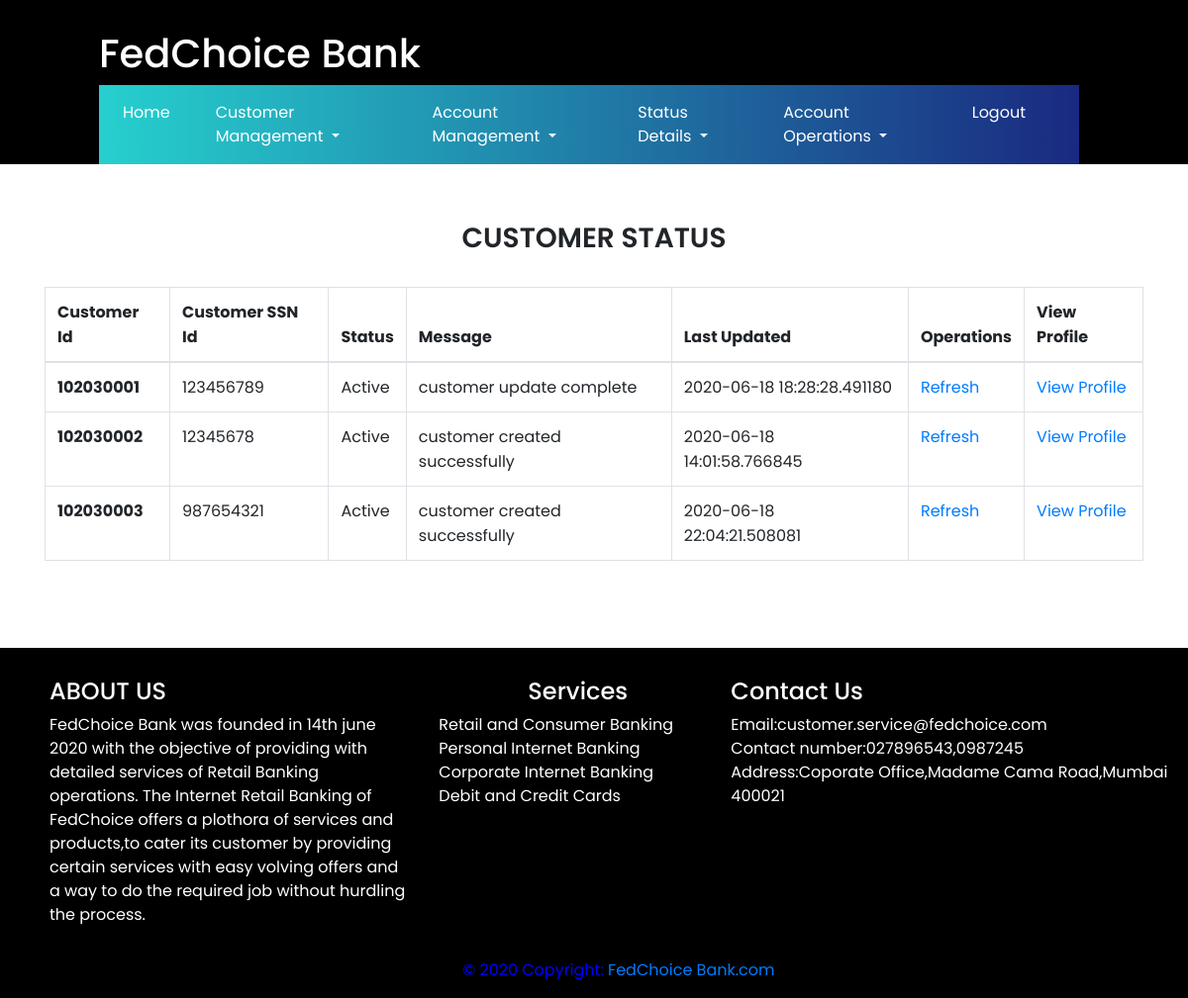
Page /customer_status (signed in) on the committed database.
### app/models.py (models this page shows)
class CustomerStatus(db.Model):
    cust_id = db.Column(db.Integer, db.ForeignKey('customer.cust_id'), primary_key=True)
    ssn_id = db.Column(db.Integer, unique=True, nullable=False)
    status = db.Column(db.String(128))
    message = db.Column(db.String(128))
    customer = db.relationship('Customer', lazy='select', backref=db.backref('customer_status', lazy='joined', uselist=False))
    last_updated = db.Column(db.DateTime, default=datetime.now, onupdate=datetime.now)

### app/routes.py (the view)
@main.route('/customer_status')
@exec_login_required
def customer_status():
    rows = CustomerStatus.query.all()
    return render_template("customer_status.html", rows=rows)

### app/routes.py (called while the page is built)
def exec_login_required(func):
    @wraps(func)
    def wrapper(*args, **kwargs):
        if 'user' in session:
            user = session['user']
            if user['emp_type'] == 'executive':
                return func(*args, **kwargs)
            else:
                flash("Executive Login Required", 'error')
                return redirect(url_for('main.login'))
        else:
            flash("Login Required", 'error')
            return redirect(url_for('main.login', next=request.path))
    return wrapper

### app/templates/customer_status.html (shortened to what this page needs)
{% extends 'base.html' %}
{% block content %}
    <section id="form">
	    <div class="container py-4">
		    <div class="form-sub py-4" style="width: 100%;margin: 0 auto;margin-top:10px;">
				<h3 class="text-center text-uppercase">CUSTOMER STATUS</h3><br>
                <table class="table table-bordered">
                  <thead>
                    <tr>
                      <th scope="col" style="width:12%">Customer Id</th>
                      <th scope="col" style="width:12%">Customer SSN Id</th>
                      <th scope="col" style="width:14%">Status</th>
                      <th scope="col" style="width:20%">Message</th>
                      <th scope="col" style="width:20%">Last Updated</th>
                      <th scope="col" style="width:10%">Operations</th>
                      <th scope="col" style="width:15%">View Profile</th>
                    </tr>
                  </thead>
                  <tbody>
                  {% for row in rows %}
                    <tr>
                      <th scope="row">{{ row.cust_id }}</th>
                      <td>{{ row.ssn_id }}</td>
                      <td>{{ row.status }}</td>
                      <td>{{ row.message }}</td>
                      <td>{{ row.last_updated }}</td>
                      <td><a href="#">Refresh</a></td>
                      <td><a href="#">View Profile</a></td>
                    </tr>
                  {% endfor %}
                  </tbody>
                </table>
            </div>
        </div>
    </section>
{% include 'footer.html' %}
{% endblock content %}

### app/static/css/style.css (style rules this page uses)
* { font-family: 'Poppins'; }
body { margin:0; padding: 0; }
.form-sub h3 { font-weight: 600; }
table th { width: auto !important; }

### app/static/css/header.css (style rules this page uses)
* { font-family: 'Poppins'; }

### rows in the picture
CustomerStatus: cust_id "102030001", ssn_id "123456789", status "Active", message "customer update complete", last_updated "2020-06-18 18:28:28.491180"
CustomerStatus: cust_id "102030002", ssn_id "12345678", status "Active", message "customer created successfully", last_updated "2020-06-18 14:01:58.766845"
CustomerStatus: cust_id "102030003", ssn_id "987654321", status "Active", message "customer created successfully", last_updated "2020-06-18 22:04:21.508081"
